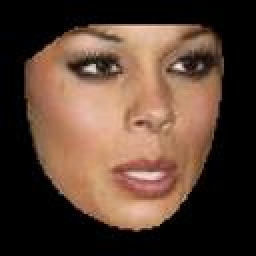
#> input picture 231_1_PCA_Autoencoder_FLD_color_faces/female_images/000006.jpg, 128 x 128 px (shown 2 times larger); its folder holds 3 pictures in this run
$ python utils.py
#> lines starting #> are read from the running program, lines starting #| are printed output that depends on the picture
# -*- coding: utf-8 -*-
"""
Created on Fri Sep 14 15:26:24 2018

@author: dell
"""
import cv2
import glob
import numpy as np
import scipy.io
from skimage import color
import matplotlib.pyplot as plt
import matplotlib.gridspec as gridspec

def read_data():
    ## image
    female_images = np.array([cv2.imread(file) for file in glob.glob('female_images/*jpg')])
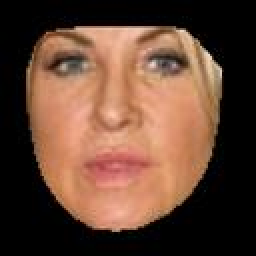
#> input picture 231_1_PCA_Autoencoder_FLD_color_faces/female_images/000022.jpg, 128 x 128 px (shown 2 times larger)
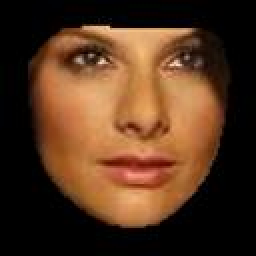
#> input picture 231_1_PCA_Autoencoder_FLD_color_faces/female_images/000034.jpg, 128 x 128 px (shown 2 times larger)
    male_images = np.array([cv2.imread(file) for file in glob.glob('male_images/*jpg')])
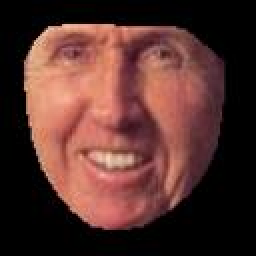
#> input picture 231_1_PCA_Autoencoder_FLD_color_faces/male_images/000021.jpg, 128 x 128 px (shown 2 times larger)
    # cv2 read as BGR, to RGB
    female_images = female_images[:,:,:,::-1]
    male_images = male_images[:,:,:,::-1]
    images = np.concatenate((female_images, male_images), axis = 0)

    ## landmark
    female_landmarks = np.array([scipy.io.loadmat(file)['lms'] for file in glob.glob('female_landmarks/*mat')])
    male_landmarks = np.array([scipy.io.loadmat(file)['lms'] for file in glob.glob('male_landmarks/*mat')])
    landmarks = np.concatenate((female_landmarks, male_landmarks), axis = 0)

    ## labels
    gender_label = [0] * female_images.shape[0] + [1] * male_images.shape[0]
#> gender_label = [0, 0, 0, 1]

    print('Female samples: {}'.format(np.shape(female_images)[0]), 'Male samples: {}'.format(np.shape(male_images)[0]))
#| Female samples: 3 Male samples: 1
    # (588, 128, 128, 3) (412, 128, 128, 3)
    print('Image shape: {}'.format(images.shape))
#| Image shape: (4, 128, 128, 3)
    print('Landmark shape: {}'.format(landmarks.shape))
    np.save('images.npy', images)
    np.save('landmarks.npy', landmarks)
    np.save('labels.npy', gender_label)
    print('Data saved to npy')
    # plt.imshow(images[0])
    # plt.show()
    # print(np.shape(images))   (1000, 128, 128, 3)
    return

# [53 lines left out: functions split, plot_img, plot_lms, not called in this run]

if __name__ == '__main__':
    read_data()
